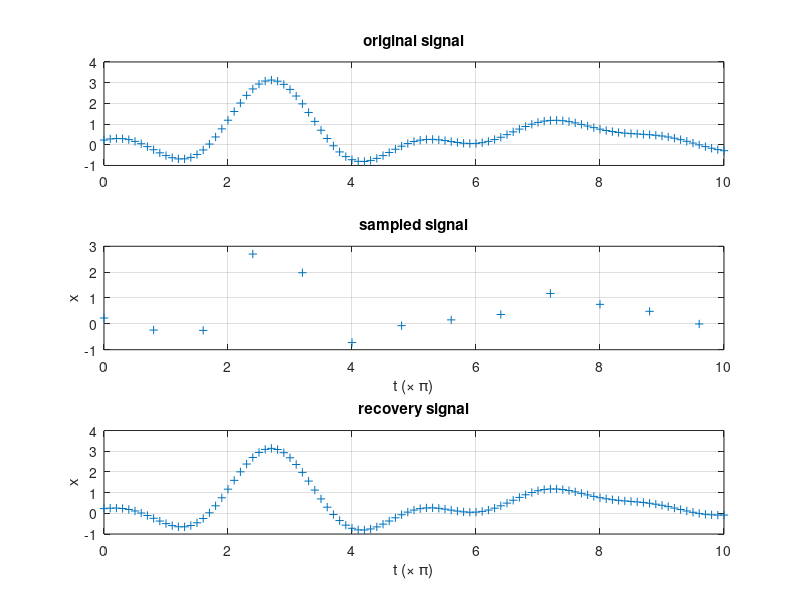

MATLAB code for this plot:
clear, close all

Torigin = 0:0.1:10;
xorigin = 3 * sinc(Torigin-2.7) + sinc((Torigin-7.5)/2);

subplot(3, 1, 1);
plot(Torigin, xorigin, '+')
title('original signal')
grid on

T1 = 0:0.8:10;
xc = 3 * sinc(T1-2.7) + sinc((T1-7.5)/2);

subplot(3, 1, 2);
plot(T1, xc, '+');

ylabel('x')
xlabel('t (\times \pi)')
title('sampled signal')
grid on

T = 0:0.1:10;

A = 0;

for i = 1:13
    Y = xc(i)*sinc((T-T1(i))/0.8);
    A = A + Y;
end

subplot(3, 1, 3);
plot(T, A, '+');

ylabel('x')
xlabel('t (\times \pi)')
title('recovery signal')
grid on
